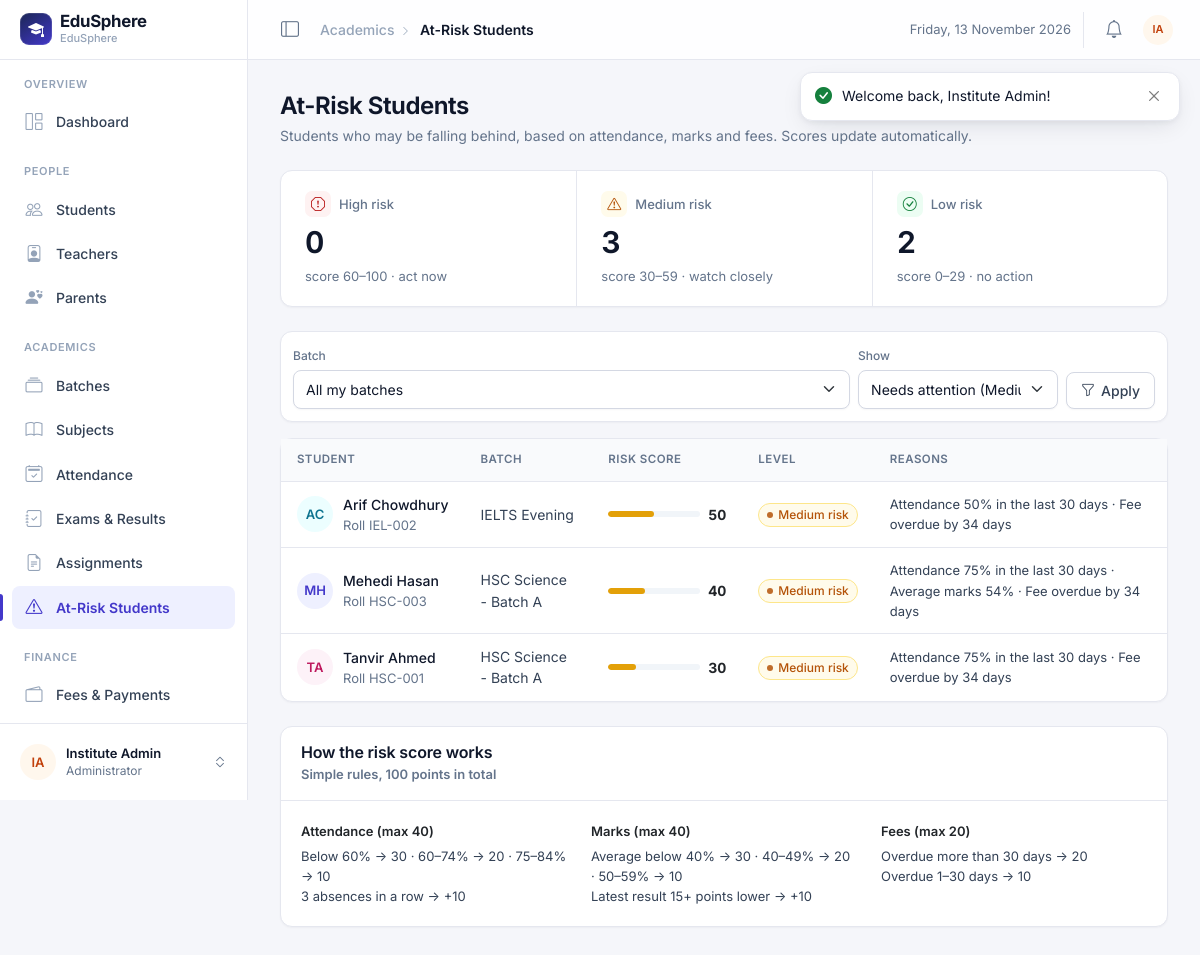
The page /admin/at_risk.php (signed in) on the database its author committed.
### tables this page shows
CREATE TABLE students (
    id             INT AUTO_INCREMENT PRIMARY KEY,
    user_id        INT NOT NULL UNIQUE,
    batch_id       INT NULL,
    roll_no        VARCHAR(20) NOT NULL,
    dob            DATE NULL,
    gender         ENUM('Male','Female','Other') NULL,
    phone          VARCHAR(20) NULL,
    address        VARCHAR(255) NULL,
    guardian_name  VARCHAR(100) NULL,
    photo          VARCHAR(255) NULL,
    admission_date DATE NULL,
    FOREIGN KEY (user_id)  REFERENCES users(id)   ON DELETE CASCADE,
    FOREIGN KEY (batch_id) REFERENCES batches(id) ON DELETE SET NULL
);

CREATE TABLE users (
    id              INT AUTO_INCREMENT PRIMARY KEY,
    name            VARCHAR(100) NOT NULL,
    username        VARCHAR(50)  NOT NULL UNIQUE,
    email           VARCHAR(100) NOT NULL UNIQUE,
    password        VARCHAR(255) NOT NULL,               
    role            ENUM('admin','teacher','student','parent') NOT NULL,
    status          ENUM('active','inactive') NOT NULL DEFAULT 'active',
    failed_attempts INT NOT NULL DEFAULT 0,
    locked_until    DATETIME NULL,
    reset_token     VARCHAR(64) NULL,
    reset_expires   DATETIME NULL,
    created_at      DATETIME NOT NULL DEFAULT CURRENT_TIMESTAMP
);

CREATE TABLE batches (
    id          INT AUTO_INCREMENT PRIMARY KEY,
    name        VARCHAR(100) NOT NULL,
    session     VARCHAR(20)  NOT NULL,                   
    description VARCHAR(255) NULL,
    created_at  DATETIME NOT NULL DEFAULT CURRENT_TIMESTAMP
);

### admin/at_risk.php (the view, shortened to what this page needs)
<?php
require_once __DIR__ . '/../includes/functions.php';
$batches   = manageable_batches();
$batch_ids = role() === 'admin' ? null : array_column($batches, 'id');
$level    = $_GET['level'] ?? 'attention';
$students = risk_list($batch_ids);
$count = ['High' => 0, 'Medium' => 0, 'Low' => 0];
foreach ($students as $s) {
    if ($s['risk']['enough']) $count[$s['risk']['level']]++;
}
$rows = [];
foreach ($students as $s) {
    if ($level === 'attention' && $s['risk']['level'] === 'Low') continue;
    $rows[] = $s;
}
require __DIR__ . '/../includes/header.php';
?>
<?php page_head('At-Risk Students', 'Students who may be falling behind, based on attendance, marks and fees. Scores update automatically.'); ?>
<section class="kpi-strip cols-3" aria-label="Risk summary">
    <a class="kpi" href="?level=High">
        <div class="kpi-label"><span class="kpi-icon is-danger"><i class="bi bi-exclamation-octagon"></i></span> High risk</div>
        <div class="kpi-value"><?= $count['High'] ?></div>
        <div class="kpi-meta">score 60–100 · act now</div>
    </a>
    <a class="kpi" href="?level=Medium">
        <div class="kpi-label"><span class="kpi-icon is-warning"><i class="bi bi-exclamation-triangle"></i></span> Medium risk</div>
        <div class="kpi-value"><?= $count['Medium'] ?></div>
        <div class="kpi-meta">score 30–59 · watch closely</div>
    </a>
    <a class="kpi" href="?level=Low">
        <div class="kpi-label"><span class="kpi-icon is-success"><i class="bi bi-check-circle"></i></span> Low risk</div>
        <div class="kpi-value"><?= $count['Low'] ?></div>
        <div class="kpi-meta">score 0–29 · no action</div>
    </a>
</section>
<form class="filter-bar filter-form">
    <div class="grow">
        <label class="form-label" for="batch_id">Batch</label>
        <select name="batch_id" id="batch_id" class="form-select">
            <option value="">All my batches</option>
        </select>
    </div>
    <div class="fixed">
        <label class="form-label" for="level">Show</label>
        <select name="level" id="level" class="form-select">
            <option value="attention" <?= $level === 'attention' ? 'selected' : '' ?>>Needs attention (Medium + High)</option>
        </select>
    </div>
    <button class="btn btn-light"><i class="bi bi-funnel"></i> Apply</button>
</form>
<div class="card mb-4">
    <div class="table-responsive">
        <table class="table table-hover table-stack">
            <thead><tr><th>Student</th><th>Batch</th><th style="min-width:150px">Risk score</th><th>Level</th><th>Reasons</th></tr></thead>
            <tbody>
            <?php foreach ($rows as $s): $r = $s['risk']; ?>
                <tr>
                    <td>
                        <div class="person"><?= avatar($s['name'], $s['photo']) ?>
                            <div class="min-w-0">
                                <?php if (role() === 'admin'): ?>
                                    <a class="person-name" href="<?= url('admin/student_profile.php?id=' . $s['id']) ?>"><?= e($s['name']) ?></a>
                                <?php else: ?>
                                    <span class="person-name"><?= e($s['name']) ?></span>
                                <?php endif; ?>
                                <div class="person-sub">Roll <?= e($s['roll_no']) ?></div>
                            </div>
                        </div>
                    </td>
                    <td data-label="Batch"><?= e($s['batch'] ?? '—') ?></td>
                    <?php if (!$r['enough']): ?>
                        <td data-label="Risk score"><span class="text-muted">—</span></td>
                        <td data-label="Level"><span class="badge dot text-bg-secondary">Not enough data</span></td>
                        <td data-label="Reasons" class="small text-muted">Fewer than 5 classes and no results yet</td>
                    <?php else: ?>
                    <td data-label="Risk score">
                        <div class="d-flex align-items-center gap-2">
                            <div class="meter flex-grow-1 <?= $r['level'] === 'High' ? 'is-danger' : ($r['level'] === 'Medium' ? 'is-warning' : 'is-success') ?>" style="max-width:100px">
                                <span style="width:<?= $r['score'] ?>%"></span>
                            </div>
                            <strong class="tabular text-dark"><?= $r['score'] ?></strong>
                        </div>
                    </td>
                    <td data-label="Level"><?= risk_badge($r['level']) ?></td>
                    <td data-label="Reasons" class="small">
                        <?= $r['reasons'] ? e(implode(' · ', $r['reasons'])) : '<span class="text-muted">No warning signs</span>' ?>
                    </td>
                    <?php endif; ?>
                </tr>
            <?php endforeach; ?>
            </tbody>
        </table>
    </div>
</div>
<div class="card">
    <div class="card-header"><div><h2 class="section-title">How the risk score works</h2><p class="section-sub">Simple rules, 100 points in total</p></div></div>
    <div class="card-body">
        <div class="row g-4 small">
            <div class="col-md-4">
                <div class="fw-semibold text-dark mb-1">Attendance (max 40)</div>
                Below 60% → 30 · 60–74% → 20 · 75–84% → 10<br>3 absences in a row → +10
            </div>
            <div class="col-md-4">
                <div class="fw-semibold text-dark mb-1">Marks (max 40)</div>
                Average below 40% → 30 · 40–49% → 20 · 50–59% → 10<br>Latest result 15+ points lower → +10
            </div>
            <div class="col-md-4">
                <div class="fw-semibold text-dark mb-1">Fees (max 20)</div>
                Overdue more than 30 days → 20<br>Overdue 1–30 days → 10
            </div>
        </div>
    </div>
</div>
<?php require __DIR__ . '/../includes/footer.php'; ?>

### includes/functions.php (shortened to what this page needs)
<?php
require_once __DIR__ . '/db.php';
function e($value): string
{
    return htmlspecialchars((string)($value ?? ''), ENT_QUOTES, 'UTF-8');
}
function url(string $path = ''): string
{
    return BASE_URL . '/' . ltrim($path, '/');
}
function show_flash(): void
{
    $icons = ['success' => 'check-circle-fill', 'danger' => 'exclamation-octagon-fill',
              'warning' => 'exclamation-triangle-fill', 'info' => 'info-circle-fill'];
    echo '<div class="toast-stack" aria-live="polite">';
    foreach ($_SESSION['flash'] as $f) {
        $type = isset($icons[$f['type']]) ? $f['type'] : 'info';
        echo '<div class="es-toast is-' . $type . '" role="' . ($type === 'danger' ? 'alert' : 'status') . '" data-autohide="'
            . (in_array($type, ['success', 'info'], true) ? '1' : '0') . '">'
            . '<i class="bi bi-' . $icons[$type] . '"></i>'
            . '<div class="es-toast-msg">' . e($f['msg']) . '</div>'
            . '<button type="button" class="btn-close" aria-label="Close"></button></div>';
    }
    echo '</div>';
}
function page_head(string $title, string $sub = '', string $actions = '', ?array $back = null): void
{
    echo '<div class="page-head"><div><h1>' . e($title) . '</h1>';
    if ($sub !== '') echo '<p class="page-sub">' . $sub . '</p>';
    echo '</div>';
    echo '</div>';
}
function initials(string $name): string
{
    $parts = preg_split('/\s+/', trim($name)) ?: [];
    $out = '';
    foreach (array_slice($parts, 0, 2) as $p) {
        $out .= mb_strtoupper(mb_substr($p, 0, 1));
    }
    return $out ?: '?';
}
function avatar(string $name, ?string $photo = null, string $size = ''): string
{
    $cls = 'avatar' . ($size ? ' avatar-' . $size : '');
    $tone = (abs(crc32($name)) % 5) + 1;
    return '<span class="' . $cls . ' tone-' . $tone . '" aria-hidden="true">' . e(initials($name)) . '</span>';
}
function today(): string
{
    return date('Y-m-d');
}
function role(): string
{
    return $_SESSION['user']['role'] ?? '';
}
function student_fees(int $student_id): array
{
    global $pdo;
    $st = $pdo->prepare(
        'SELECT f.*, COALESCE(SUM(p.amount_paid),0) AS paid
           FROM fees f LEFT JOIN payments p ON p.fee_id = f.id
          WHERE f.student_id = ?
          GROUP BY f.id
          ORDER BY f.due_date DESC, f.id DESC'
    );
    $st->execute([$student_id]);
    $rows = $st->fetchAll();
    return $rows;
}
function risk_score(int $student_id): array
{
    global $pdo;
    $score   = 0;
    $reasons = [];
    $st = $pdo->prepare('SELECT status FROM attendance WHERE student_id = ? AND att_date >= ?');
    $st->execute([$student_id, date('Y-m-d', strtotime('-30 days'))]);
    $statuses = $st->fetchAll(PDO::FETCH_COLUMN);
    $classes  = count($statuses);
    if ($classes > 0) {
        $attended = count(array_keys($statuses, 'Present')) + count(array_keys($statuses, 'Late'));
        $percent  = round($attended / $classes * 100);
        if ($percent < 60)      { $score += 30; }
        elseif ($percent < 75)  { $score += 20; }
        elseif ($percent < 85)  { $score += 10; }
        if ($percent < 85) {
            $reasons[] = "Attendance $percent% in the last 30 days";
        }
    }
    $st = $pdo->prepare('SELECT status FROM attendance WHERE student_id = ? ORDER BY att_date DESC LIMIT 3');
    $st->execute([$student_id]);
    $last3 = $st->fetchAll(PDO::FETCH_COLUMN);
    $st = $pdo->prepare(
        'SELECT r.marks, e.total_marks
           FROM results r JOIN exams e ON e.id = r.exam_id
          WHERE r.student_id = ? AND e.is_published = 1
          ORDER BY e.exam_date, e.id'
    );
    $st->execute([$student_id]);
    $percents = [];
    foreach ($st->fetchAll() as $r) {
        $percents[] = $r['marks'] / $r['total_marks'] * 100;
    }
    if ($percents) {
        $average = round(array_sum($percents) / count($percents));
        if ($average < 40)      { $score += 30; }
        elseif ($average < 50)  { $score += 20; }
        elseif ($average < 60)  { $score += 10; }
        if ($average < 60) {
            $reasons[] = "Average marks $average%";
        }
        $n = count($percents);
    }
    $most_days = 0;
    foreach (student_fees($student_id) as $f) {
        if ($f['due'] > 0 && $f['due_date'] && $f['due_date'] < today()) {
            $days = (int)((strtotime(today()) - strtotime($f['due_date'])) / 86400);
            $most_days = max($most_days, $days);
        }
    }
    if ($most_days > 30) {
        $score += 20;
        $reasons[] = "Fee overdue by $most_days days";
    } elseif ($most_days > 0) {
        $score += 10;
        $reasons[] = "Fee overdue by $most_days days";
    }
    $score = min(100, $score);
    if ($score >= 60)     { $level = 'High'; }
    elseif ($score >= 30) { $level = 'Medium'; }
    else                  { $level = 'Low'; }
    $enough = $classes >= 5 || count($percents) > 0;
    return ['score' => $score, 'level' => $level, 'reasons' => $reasons, 'enough' => $enough];
}
function risk_list(?array $batch_ids = null): array
{
    global $pdo;
    $sql = "SELECT s.id, s.roll_no, s.photo, s.batch_id, u.name, b.name AS batch
              FROM students s
              JOIN users u ON u.id = s.user_id
              LEFT JOIN batches b ON b.id = s.batch_id
             WHERE u.status = 'active'";
    $list = [];
    foreach ($pdo->query($sql)->fetchAll() as $s) {
        $s['risk'] = risk_score((int)$s['id']);
        $list[] = $s;
    }
    usort($list, fn($a, $b) => $b['risk']['score'] <=> $a['risk']['score']);
    return $list;
}
function risk_badge(string $level): string
{
    $colors = ['High' => 'danger', 'Medium' => 'warning', 'Low' => 'success'];
    return '<span class="badge dot text-bg-' . ($colors[$level] ?? 'secondary') . '">' . e($level) . ' risk</span>';
}

### rows shown on the page
students: user.name "AC", user.name "Arif Chowdhury", roll_no "IEL-002", batch.name "IELTS Evening", score "50", reasons "Attendance 50% in the last 30 days · Fee overdue by 34 days"
students: user.name "MH", user.name "Mehedi Hasan", roll_no "HSC-003", batch.name "HSC Science - Batch A", score "40", reasons "Attendance 75% in the last 30 days · Average marks 54% · Fee overdue by 34 days"
students: user.name "TA", user.name "Tanvir Ahmed", roll_no "HSC-001", batch.name "HSC Science - Batch A", score "30", reasons "Attendance 75% in the last 30 days · Fee overdue by 34 days"

### other values the page prints
$f['msg'] "Welcome back, Institute Admin!"
APP_NAME "EduSphere"
INSTITUTE_NAME "EduSphere"
$group "OVERVIEW"
$label "Dashboard"
$group "PEOPLE"
$label "Students"
$label "Teachers"
$label "Parents"
$group "ACADEMICS"
$label "Batches"
$label "Subjects"
$label "Attendance"
$label "Exams & Results"
$label "Assignments"
